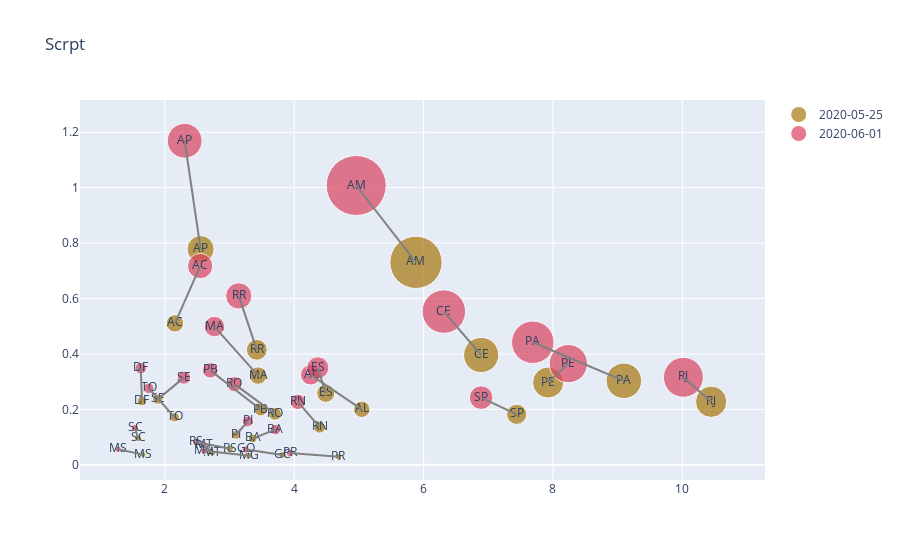

The code cell stored with this chart in its notebook:
### Code cell
fig7 = go.Figure()

## Trace for Week-0 data:
fig7.add_trace(go.Scatter(
    x= data_0['lethality_pct'],
    y= data_0['contamRate'],
    name=day[0],
    mode= 'markers+text',
    text=data_1['estado'],
    textposition='middle center',
    marker= dict(color=colors[0],
                 size= data_0['size']
                 )
    ))

## Trace for Week-1 data:
fig7.add_trace(go.Scatter(
    x= data_1['lethality_pct'],
    y= data_1['contamRate'],
    name= day[1],
    mode= 'markers+text',
    text=data_1['estado'],
    textposition='middle center',
    marker= dict(color=colors[2],
                 size = data_1['size']
                 )
    ))

fig7.update_layout(shapes = lineMaker(data_0, data_1),
                   title='Scrpt')

fig7.show()

### Figure 1 — Plotly figure (JSON) as saved in the notebook; plotly's stock layout.template omitted (floating-point values rounded to 4 significant figures)
{"data": [{"marker": {"color": "rgb(167, 119, 12)", "size": [12.78, 17.36, 52.34, 20.86, 35.5, 27.06, 9.365, 17.45, 9.007, 35.2, 11.85, 12.93, 31.07, 16.38, 10.23, 8.84, 6.519, 17.99, 31.34, 20.15, 6.823, 6.995, 7.225, 6, 6.618, 6.827, 9.467]}, "mode": "markers+text", "name": "2020-05-25", "text": ["RO", "AC", "AM", "RR", "PA", "AP", "TO", "MA", "PI", "CE", "RN", "PB", "PE", "AL", "SE", "BA", "MG", "ES", "RJ", "SP", "PR", "SC", "RS", "MS", "MT", "GO", "DF"], "textposition": "middle center", "type": "scatter", "x": [3.703, 2.155, 5.881, 3.421, 9.096, 2.552, 2.151, 3.441, 3.099, 6.89, 4.392, 3.481, 7.925, 5.043, 1.891, 3.358, 3.304, 4.486, 10.45, 7.438, 4.683, 1.585, 3.004, 1.662, 2.733, 3.822, 1.645], "y": [0.1839, 0.5104, 0.7306, 0.415, 0.3031, 0.7785, 0.1714, 0.3221, 0.1085, 0.3962, 0.1357, 0.1995, 0.2968, 0.2002, 0.237, 0.0955, 0.03289, 0.2579, 0.2276, 0.1821, 0.02913, 0.09596, 0.05765, 0.03681, 0.04305, 0.03579, 0.2298]}, {"marker": {"color": "rgb(217, 67, 96)", "size": [15.12, 25.3, 60, 26.28, 42.53, 34.83, 10.62, 20.42, 10.95, 43.52, 15.41, 15.41, 38.24, 20.44, 13.23, 10.49, 6.768, 22.05, 39.94, 23.6, 7.149, 7.56, 7.562, 6.118, 7.403, 7.31, 11.54]}, "mode": "markers+text", "name": "2020-06-01", "text": ["RO", "AC", "AM", "RR", "PA", "AP", "TO", "MA", "PI", "CE", "RN", "PB", "PE", "AL", "SE", "BA", "MG", "ES", "RJ", "SP", "PR", "SC", "RS", "MS", "MT", "GO", "DF"], "textposition": "middle center", "type": "scatter", "x": [3.074, 2.545, 4.958, 3.142, 7.688, 2.305, 1.749, 2.765, 3.282, 6.312, 4.056, 2.702, 8.238, 4.254, 2.295, 3.709, 2.605, 4.364, 10.02, 6.889, 3.93, 1.537, 2.486, 1.276, 2.597, 3.251, 1.627], "y": [0.291, 0.7173, 1.008, 0.6095, 0.4422, 1.169, 0.2762, 0.4989, 0.1564, 0.553, 0.2271, 0.3408, 0.3652, 0.3247, 0.3147, 0.1271, 0.0504, 0.3501, 0.3158, 0.2424, 0.04229, 0.1326, 0.08202, 0.05642, 0.07292, 0.05565, 0.3486]}], "layout": {"shapes": [{"line": {"color": "grey", "width": 2}, "type": "line", "x0": 3.703, "x1": 3.074, "y0": 0.1839, "y1": 0.291}, {"line": {"color": "grey", "width": 2}, "type": "line", "x0": 2.155, "x1": 2.545, "y0": 0.5104, "y1": 0.7173}, {"line": {"color": "grey", "width": 2}, "type": "line", "x0": 5.881, "x1": 4.958, "y0": 0.7306, "y1": 1.008}, {"line": {"color": "grey", "width": 2}, "type": "line", "x0": 3.421, "x1": 3.142, "y0": 0.415, "y1": 0.6095}, {"line": {"color": "grey", "width": 2}, "type": "line", "x0": 9.096, "x1": 7.688, "y0": 0.3031, "y1": 0.4422}, {"line": {"color": "grey", "width": 2}, "type": "line", "x0": 2.552, "x1": 2.305, "y0": 0.7785, "y1": 1.169}, {"line": {"color": "grey", "width": 2}, "type": "line", "x0": 2.151, "x1": 1.749, "y0": 0.1714, "y1": 0.2762}, {"line": {"color": "grey", "width": 2}, "type": "line", "x0": 3.441, "x1": 2.765, "y0": 0.3221, "y1": 0.4989}, {"line": {"color": "grey", "width": 2}, "type": "line", "x0": 3.099, "x1": 3.282, "y0": 0.1085, "y1": 0.1564}, {"line": {"color": "grey", "width": 2}, "type": "line", "x0": 6.89, "x1": 6.312, "y0": 0.3962, "y1": 0.553}, {"line": {"color": "grey", "width": 2}, "type": "line", "x0": 4.392, "x1": 4.056, "y0": 0.1357, "y1": 0.2271}, {"line": {"color": "grey", "width": 2}, "type": "line", "x0": 3.481, "x1": 2.702, "y0": 0.1995, "y1": 0.3408}, {"line": {"color": "grey", "width": 2}, "type": "line", "x0": 7.925, "x1": 8.238, "y0": 0.2968, "y1": 0.3652}, {"line": {"color": "grey", "width": 2}, "type": "line", "x0": 5.043, "x1": 4.254, "y0": 0.2002, "y1": 0.3247}, {"line": {"color": "grey", "width": 2}, "type": "line", "x0": 1.891, "x1": 2.295, "y0": 0.237, "y1": 0.3147}, {"line": {"color": "grey", "width": 2}, "type": "line", "x0": 3.358, "x1": 3.709, "y0": 0.0955, "y1": 0.1271}, {"line": {"color": "grey", "width": 2}, "type": "line", "x0": 3.304, "x1": 2.605, "y0": 0.03289, "y1": 0.0504}, {"line": {"color": "grey", "width": 2}, "type": "line", "x0": 4.486, "x1": 4.364, "y0": 0.2579, "y1": 0.3501}, {"line": {"color": "grey", "width": 2}, "type": "line", "x0": 10.45, "x1": 10.02, "y0": 0.2276, "y1": 0.3158}, {"line": {"color": "grey", "width": 2}, "type": "line", "x0": 7.438, "x1": 6.889, "y0": 0.1821, "y1": 0.2424}, {"line": {"color": "grey", "width": 2}, "type": "line", "x0": 4.683, "x1": 3.93, "y0": 0.02913, "y1": 0.04229}, {"line": {"color": "grey", "width": 2}, "type": "line", "x0": 1.585, "x1": 1.537, "y0": 0.09596, "y1": 0.1326}, {"line": {"color": "grey", "width": 2}, "type": "line", "x0": 3.004, "x1": 2.486, "y0": 0.05765, "y1": 0.08202}, {"line": {"color": "grey", "width": 2}, "type": "line", "x0": 1.662, "x1": 1.276, "y0": 0.03681, "y1": 0.05642}, {"line": {"color": "grey", "width": 2}, "type": "line", "x0": 2.733, "x1": 2.597, "y0": 0.04305, "y1": 0.07292}, {"line": {"color": "grey", "width": 2}, "type": "line", "x0": 3.822, "x1": 3.251, "y0": 0.03579, "y1": 0.05565}, {"line": {"color": "grey", "width": 2}, "type": "line", "x0": 1.645, "x1": 1.627, "y0": 0.2298, "y1": 0.3486}], "title": {"text": "Scrpt"}}}
